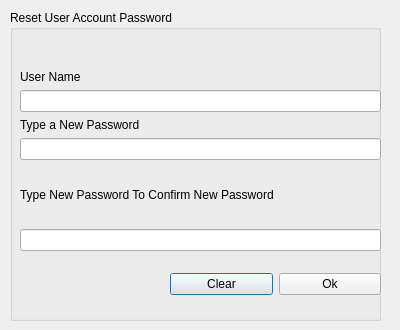
<?xml version="1.0" encoding="UTF-8"?>
<ui version="4.0">
 <class>change_password</class>
 <widget class="QDialog" name="change_password">
  <property name="geometry">
   <rect>
    <x>0</x>
    <y>0</y>
    <width>400</width>
    <height>330</height>
   </rect>
  </property>
  <property name="windowTitle">
   <string>Dialog</string>
  </property>
  <widget class="QGroupBox" name="groupBox">
   <property name="geometry">
    <rect>
     <x>10</x>
     <y>10</y>
     <width>371</width>
     <height>311</height>
    </rect>
   </property>
   <property name="title">
    <string>Reset User Account Password</string>
   </property>
   <widget class="QWidget" name="layoutWidget">
    <property name="geometry">
     <rect>
      <x>10</x>
      <y>60</y>
      <width>361</width>
      <height>181</height>
     </rect>
    </property>
    <layout class="QVBoxLayout" name="verticalLayout_3">
     <item>
      <layout class="QVBoxLayout" name="verticalLayout">
       <item>
        <widget class="QLabel" name="label_3">
         <property name="text">
          <string>User Name</string>
         </property>
        </widget>
       </item>
       <item>
        <widget class="QLineEdit" name="txt_changepass_uname"/>
       </item>
       <item>
        <widget class="QLabel" name="label">
         <property name="text">
          <string>Type a New Password</string>
         </property>
        </widget>
       </item>
       <item>
        <widget class="QLineEdit" name="txt_changepass_newpass">
         <property name="echoMode">
          <enum>QLineEdit::Normal</enum>
         </property>
        </widget>
       </item>
      </layout>
     </item>
     <item>
      <layout class="QVBoxLayout" name="verticalLayout_2">
       <item>
        <widget class="QLabel" name="label_2">
         <property name="text">
          <string>Type New Password To Confirm New Password</string>
         </property>
        </widget>
       </item>
       <item>
        <widget class="QLineEdit" name="txt_changepass_confirmpass">
         <property name="echoMode">
          <enum>QLineEdit::Normal</enum>
         </property>
        </widget>
       </item>
      </layout>
     </item>
    </layout>
   </widget>
   <widget class="QWidget" name="layoutWidget">
    <property name="geometry">
     <rect>
      <x>160</x>
      <y>260</y>
      <width>211</width>
      <height>29</height>
     </rect>
    </property>
    <layout class="QHBoxLayout" name="horizontalLayout">
     <item>
      <widget class="QPushButton" name="btn_changepass_clear">
       <property name="text">
        <string>Clear</string>
       </property>
      </widget>
     </item>
     <item>
      <widget class="QPushButton" name="pushButton_2">
       <property name="text">
        <string>Ok</string>
       </property>
      </widget>
     </item>
    </layout>
   </widget>
   <widget class="QLabel" name="lbl_change_password">
    <property name="geometry">
     <rect>
      <x>10</x>
      <y>30</y>
      <width>361</width>
      <height>17</height>
     </rect>
    </property>
    <property name="text">
     <string/>
    </property>
   </widget>
  </widget>
 </widget>
 <resources/>
 <connections/>
</ui>
